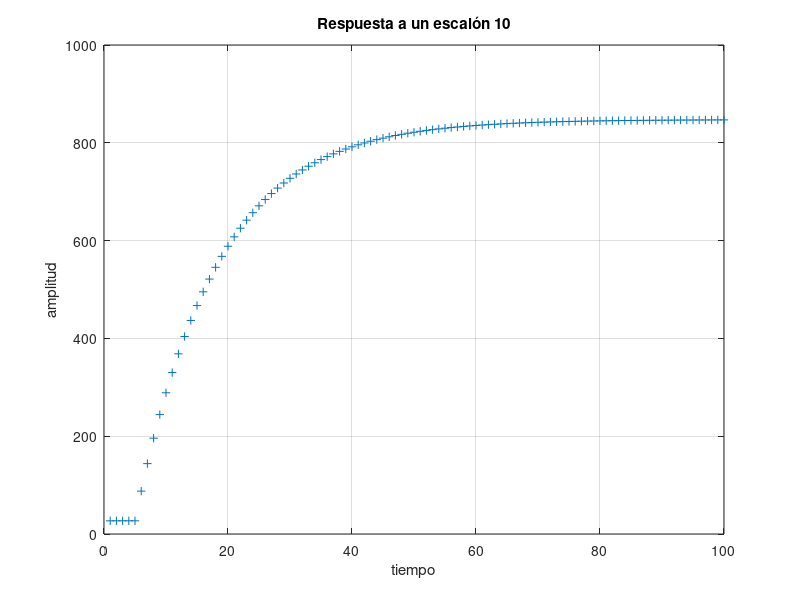

Source code (MATLAB):
%{
clc;
clear all;
Gs = (tf( [82] ,[13 1],'IoDelay', 5))
Gz = c2d(Gs,1)
step(10*Gs+27, '-', 10*Gz+27, 'r-') %se suman 27 de la temperatura ambiente
%}

%-------Respuesta a un escalón unitario--
clc;
clear all;
clear figures;
Numerador=[0 0 0 0 0 6.071];
Denominador=[1 -0.926];
u=ones(1,100);
y=filter(Numerador,Denominador,10*u); %10 de amplitud del escalon
plot(y+27, '+' ) %27 de temperatura ambiente
grid
title('Respuesta a un escalón 10')
xlabel('tiempo');
ylabel('amplitud');